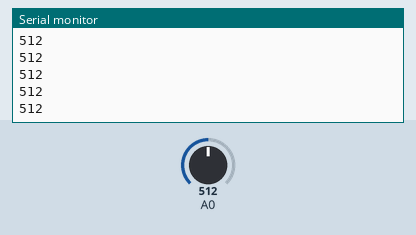
A sketch run on a simulated Arduino Uno, built with avr-gcc and run on an emulated ATmega328P. On the bench: the last lines printed to the serial monitor. The test bench sets the inputs (shaded band); at power-on: A0 = 512.

Above: at 1.2 s.
1.3 s: A0 set to 716
At 2.3 s:
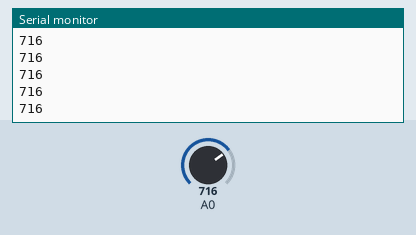
2.8 s: A0 set to 900
At 3.8 s:
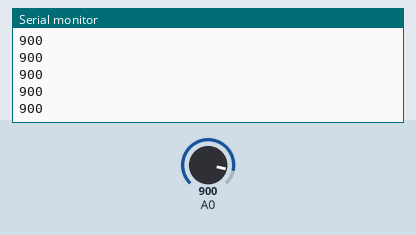
Timing chart, 0 to 5.8 s (numbered marks = the images above; inputs shaded):
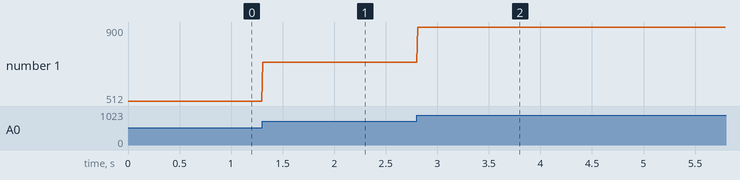

The sketch:

P4.1_tinkercad_-_potenciometro.ino
```cpp
// C++ code
//
int potenciometro = 0;

void setup()
{
  pinMode(A0, INPUT);
  Serial.begin(9600);
}

void loop()
{
  potenciometro = analogRead(A0);
  Serial.println(potenciometro);
  delay(10); // Delay a little bit to improve simulation performance
}
```

Measured:
- after the input at 1.3 s, the serial monitor: prints a new line at once (image 1)
- after the input at 2.8 s, the serial monitor: prints a new line at once (image 2)
- plotted number 1: 512 → 716 after the input at 1.3 s, 716 → 900 after the input at 2.8 s
